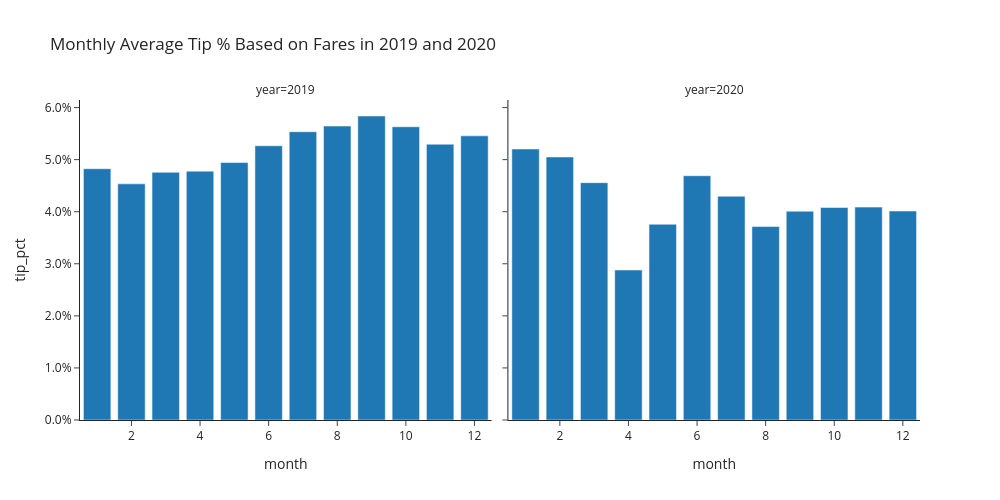

The cell this chart's notebook holds for it:
### Markdown cell above
---

### 🎯 Deliverable 12: Monthly Average Tip Percentages in 2019 and 2020 (Facet Grid Bar Chart)

#### 👇 Tasks

- ✔️ Using `df_monthly`, create two bar charts side-by-side within the same figure, showing the monthly average tip percentages in 2019 and 2020.
  - `tip_pct` column in `df_monthly` contains the monthly average tip percentages.
- ✔️ Set an appropriate title.
- ✔️ Use the `'simple_white'` theme (template).
- ✔️ Set the `width` to `1000` and `height` to `500`.
- ✔️ Store your figure in a variable named `fig`.
- ✔️ Display the figure using `fig.show()`

#### 🔑 Sample Output

![Sample Output](https://github.com/bdi475/images/blob/b77471d66d7f183ef01b37f8b03787c5828cd64b/case-studies/rideshare-trips/sample-monthly-average-tip-pct-facet-grid-bar-charts-01.png?raw=true)

#### 🚀 Hint

Replace `my_dataframe`, `'column1'`, `'column2'`, `'column3'`, and `...`s with your own values from the code below.

```python
fig = px.bar(
    my_dataframe,
    title='Your Title Here',
    x='column1',
    y='column2',
    facet_col='column3',
    width=...,
    height=...,
    template='simple_white',
)
fig.update_layout(yaxis_tickformat=',.1%')
fig.update_layout(yaxis2_tickformat=',.1%')
fig.show()
```

### Code cell
# YOUR CODE BEGINS
fig = px.bar(
    df_monthly,
    title="Monthly Average Tip % Based on Fares in 2019 and 2020",
    x="month",
    y="tip_pct",
    facet_col="year",
    width=1000,
    height=500,
    template="simple_white",
)
fig.update_layout(yaxis_tickformat=",.1%")
fig.update_layout(yaxis2_tickformat=",.1%")
fig.show()
# YOUR CODE ENDS

### Figure 1 — Plotly figure (JSON) as saved in the notebook; plotly's stock layout.template omitted (floating-point values rounded to 4 significant figures)
{"data": [{"hovertemplate": "year=2019<br>month=%{x}<br>tip_pct=%{y}<extra></extra>", "legendgroup": "", "marker": {"color": "#1F77B4", "pattern": {"shape": ""}}, "name": "", "orientation": "v", "showlegend": false, "textposition": "auto", "type": "bar", "x": [1, 2, 3, 4, 5, 6, 7, 8, 9, 10, 11, 12], "xaxis": "x", "y": [0.04825, 0.04535, 0.04756, 0.04779, 0.04944, 0.05267, 0.05536, 0.05645, 0.05838, 0.05631, 0.05296, 0.05457], "yaxis": "y"}, {"hovertemplate": "year=2020<br>month=%{x}<br>tip_pct=%{y}<extra></extra>", "legendgroup": "", "marker": {"color": "#1F77B4", "pattern": {"shape": ""}}, "name": "", "orientation": "v", "showlegend": false, "textposition": "auto", "type": "bar", "x": [1, 2, 3, 4, 5, 6, 7, 8, 9, 10, 11, 12], "xaxis": "x2", "y": [0.05204, 0.05051, 0.04558, 0.02881, 0.03759, 0.04691, 0.04297, 0.03715, 0.0401, 0.0408, 0.04088, 0.04013], "yaxis": "y2"}], "layout": {"annotations": [{"font": {}, "showarrow": false, "text": "year=2019", "x": 0.245, "xanchor": "center", "xref": "paper", "y": 1, "yanchor": "bottom", "yref": "paper"}, {"font": {}, "showarrow": false, "text": "year=2020", "x": 0.755, "xanchor": "center", "xref": "paper", "y": 1, "yanchor": "bottom", "yref": "paper"}], "barmode": "relative", "height": 500, "legend": {"tracegroupgap": 0}, "title": {"text": "Monthly Average Tip % Based on Fares in 2019 and 2020"}, "width": 1000, "xaxis": {"anchor": "y", "domain": [0, 0.49], "title": {"text": "month"}}, "xaxis2": {"anchor": "y2", "domain": [0.51, 1], "matches": "x", "title": {"text": "month"}}, "yaxis": {"anchor": "x", "domain": [0, 1], "tickformat": ",.1%", "title": {"text": "tip_pct"}}, "yaxis2": {"anchor": "x2", "domain": [0, 1], "matches": "y", "showticklabels": false, "tickformat": ",.1%"}}}
